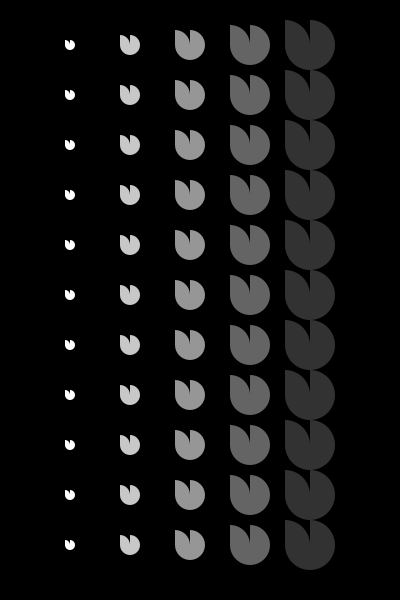
Frame 1 (no input)
Frame 60 (the mouse pressed at the canvas centre just before this capture): identical to frame 1, image omitted
Frame 120 (the mouse held since frame 60 and released just before this capture): identical to frame 1, image omitted

The Processing sketch that drew this single still picture (run headless with seeded random() and noise(); from frame 60 on, the mouse is pressed at the canvas centre):

// Processing sketch: processing_85931
// ── processing_85931.pde

void setup()
{size(400,600);

}

void draw()
{
noStroke();
background(0);








for (int i = 45; i <550; i = i + 50) {

fill(50);
beginShape();
arc(310, i, 50, 50,0,PI);
arc(285,i, 50, 50,-PI/2,PI/3000);
arc(310,i, 50, 50,-PI/2,PI/3000);
endShape(CLOSE);
}

for (int i = 45; i <550; i = i + 50) {
fill(100);
beginShape();
arc(250, i, 40, 40,0,PI);
arc(230,i, 40, 40,-PI/2,0);
arc(250,i, 40, 40,-PI/2,0);
endShape(CLOSE);
}

for (int i = 45; i <550; i = i + 50) {
fill(150);
beginShape();
arc(190, i, 30, 30,0,PI);
arc(175,i, 30, 30,-PI/2,0);
arc(190,i, 30, 30,-PI/2,0);
endShape(CLOSE);
}

for (int i = 45; i <550; i = i + 50) {
fill(200);
beginShape();
arc(130, i, 20, 20,0,PI);
arc(120,i, 20, 20,-PI/2,0);
arc(130,i, 20, 20,-PI/2,0);
endShape(CLOSE);
}

for (int i = 45; i <550; i = i + 50) {
fill(255);
beginShape();
arc(70, i, 10, 10,0,PI);
arc(65,i, 10, 10,-PI/2,PI/3000);
arc(70,i, 10, 10,-PI/2,PI/3000);
endShape(CLOSE);
}

}
